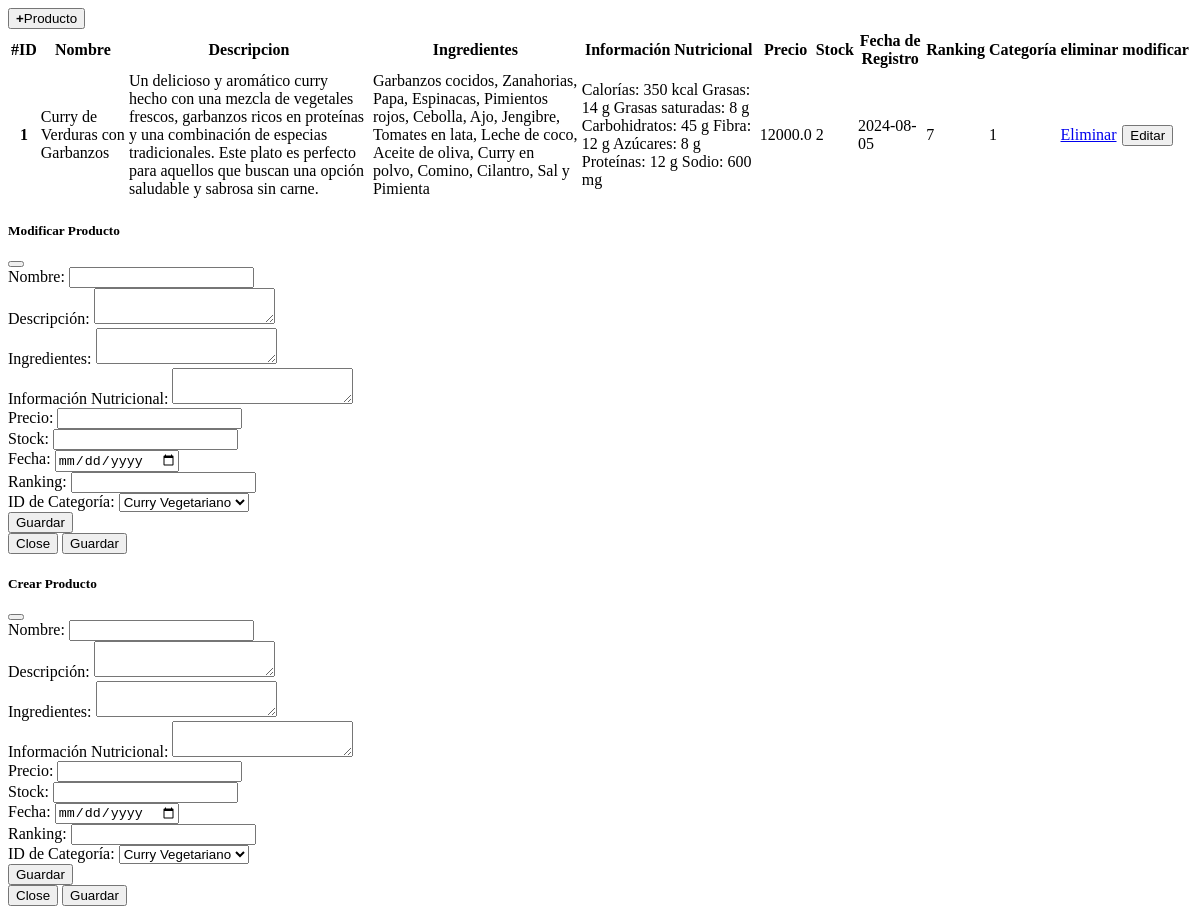
Page /abm_products on the earlier database version.
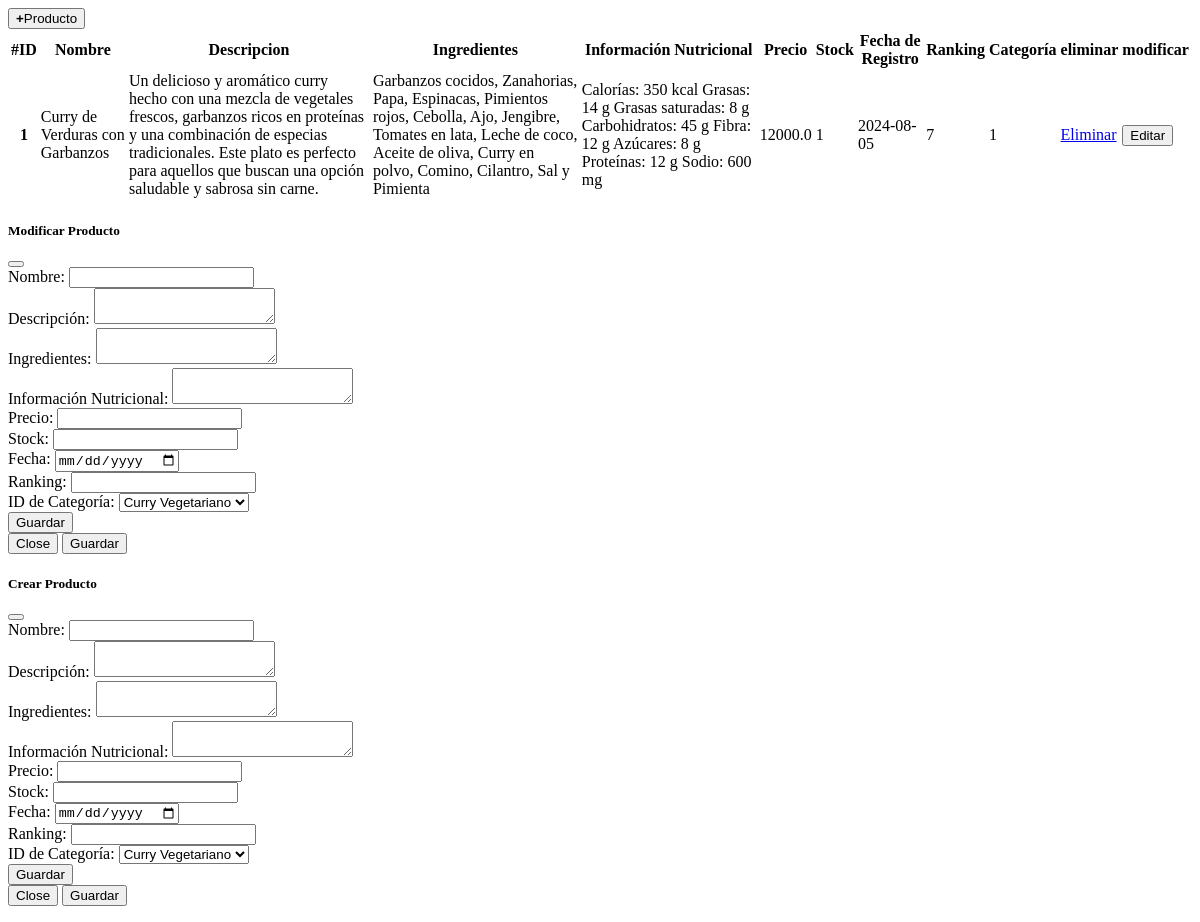
Same page on the later database version.
### tables this page shows
CREATE TABLE product (
      id_product INTEGER PRIMARY KEY AUTOINCREMENT,
      name TEXT,
      description TEXT,
      ingredients TEXT,
      inf_nutrition TEXT,
      price FLOAT,
      stock INT,
      date DATETIME,
      ranking INT,
      id_category INT,
      FOREIGN KEY (id_category) REFERENCES category(id_category)
    );

### main.py (the view)
@app.route('/abm_products')
def abm_products():
  products = cnx.product_findall()
  categorys = cnx.category_findall()
  return render_template('/admin/abm_products.html', products=products, categorys=categorys)

### modelos/Connection.py (called while the page is built)
    def fetch_data(self, query, values=None):
        if values:
            self.cursor.execute(query, values)
        else:
            self.cursor.execute(query)
        return self.cursor.fetchall()

    def product_findall(self):
        return self.fetch_data("SELECT * FROM product")

    def category_findall(self):
        return self.fetch_data("SELECT * FROM category")

### templates/admin/abm_products.html (shortened to what the changed rows need)
<div class="container mt-3">
    <table class="w3-container w3-margin-top">
        <thead>
            <tr>
                <th scope="col">#ID</th>
                <th scope="col">Nombre</th>
                <th scope="col">Descripcion</th>
                <th scope="col">Ingredientes</th>
                <th scope="col">Información Nutricional</th>
                <th scope="col">Precio</th>
                <th scope="col">Stock</th>
                <th scope="col">Fecha de Registro</th>
                <th scope="col">Ranking</th>
                <th scope="col">Categoría</th>
                <th scope="col">eliminar</th>
                <th scope="col">modificar</th>
            </tr>
        </thead>
        <tbody>
            {% for product in products %}
            <tr>
                <th cope="row">{{product[0]}}</td>
                <td>{{product[1]}}</td>
                <td>{{product[2]}}</td>
                <td>{{product[3]}}</td>
                <td>{{product[4]}}</td>
                <td>{{product[5]}}</td>
                <td>{{product[6]}}</td>
                <td>{{product[7]}}</td>
                <td>{{product[8]}}</td>
                <td>{{product[9]}}</td>
                <td> <a href="#" class="nav-link"
                        onclick="navegar('{{ url_for('delete_product', id_product = product[0]) }}', 'Eliminar')">Eliminar</a>
                </td>
                <td><button type="button" id="btmodal" class="nav-link" href="#" data-bs-toggle="modal"
                        data-bs-target="#modalModificarProduct" data-name="{{product[1]}}"
                        data-description="{{product[2]}}" data-ingredients="{{product[3]}}"
                        data-inf_nutrition="{{product[4]}}" data-price="{{product[5]}}" data-stock="{{product[6]}}"
                        data-date="{{product[7]}}" data-ranking="{{product[8]}}" data-id_category="{{product[9]}}"
                        data-idproduct="{{product[0]}}">Editar</button></td>
            </tr>
            {% endfor %}
        </tbody>
    </table>
</div>

Differences in the rows shown:
changed product "Curry de Verduras con Garbanzos": stock "2" → "1"
